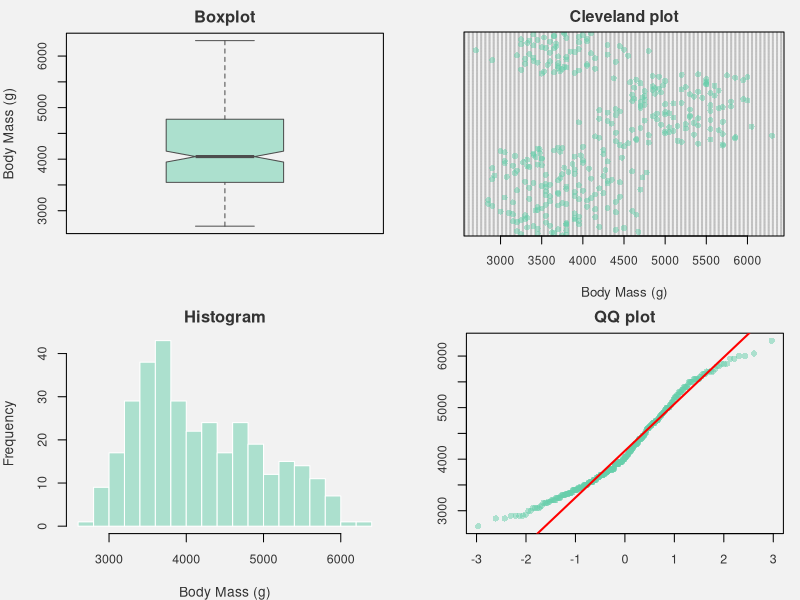
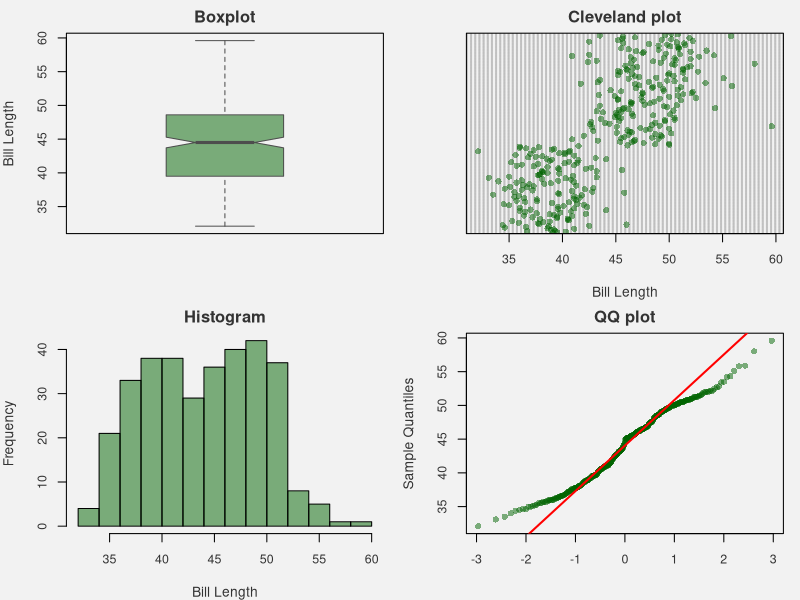
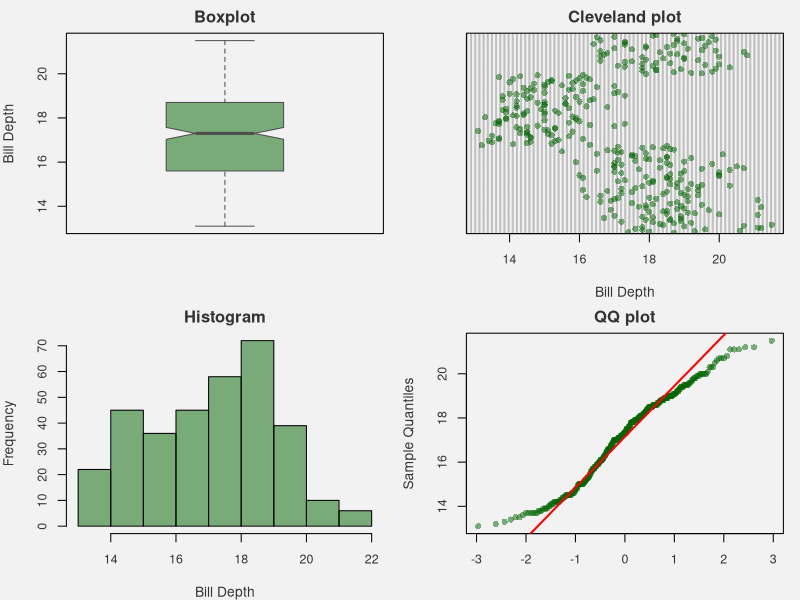
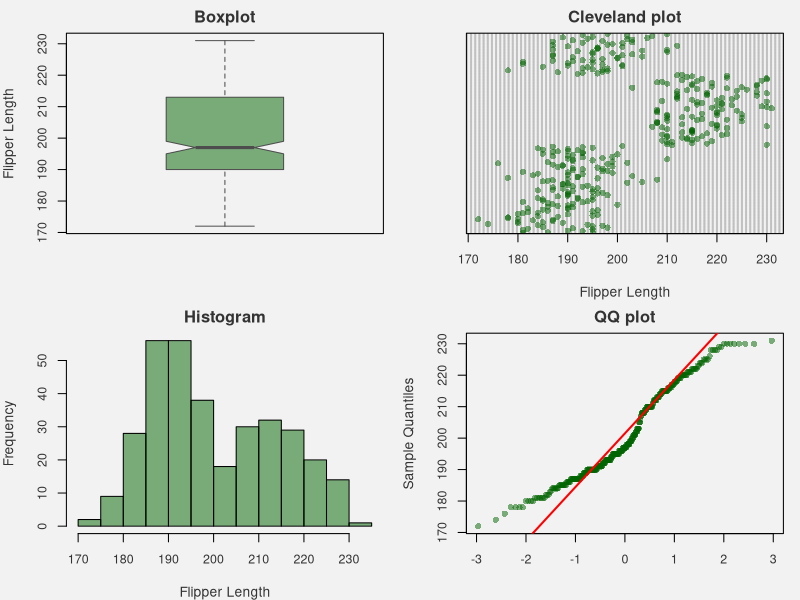
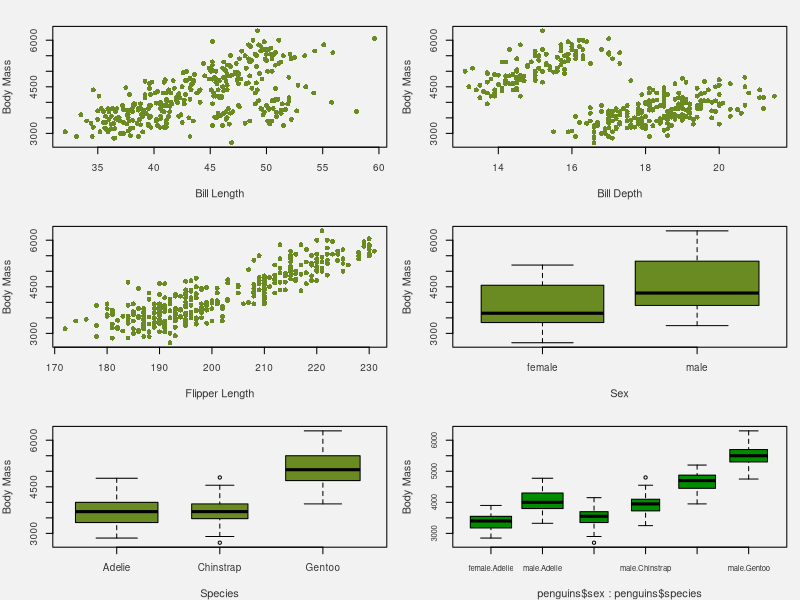
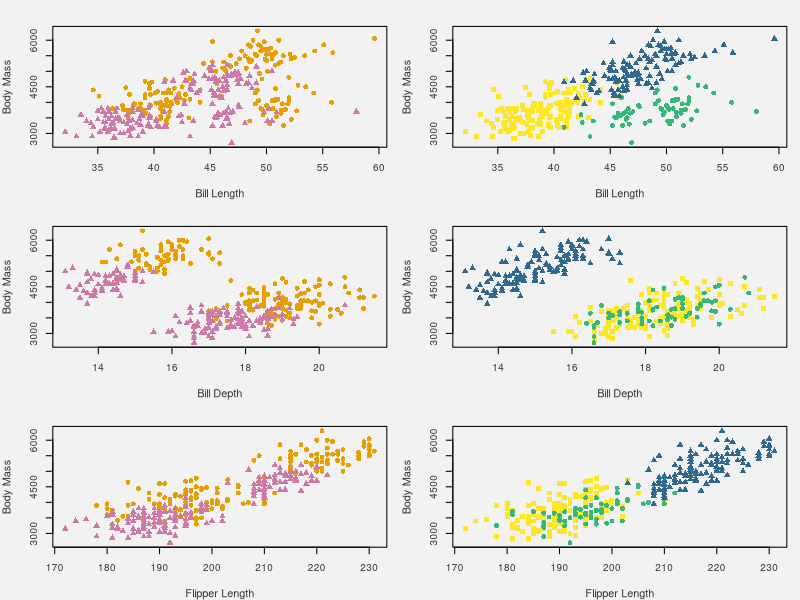
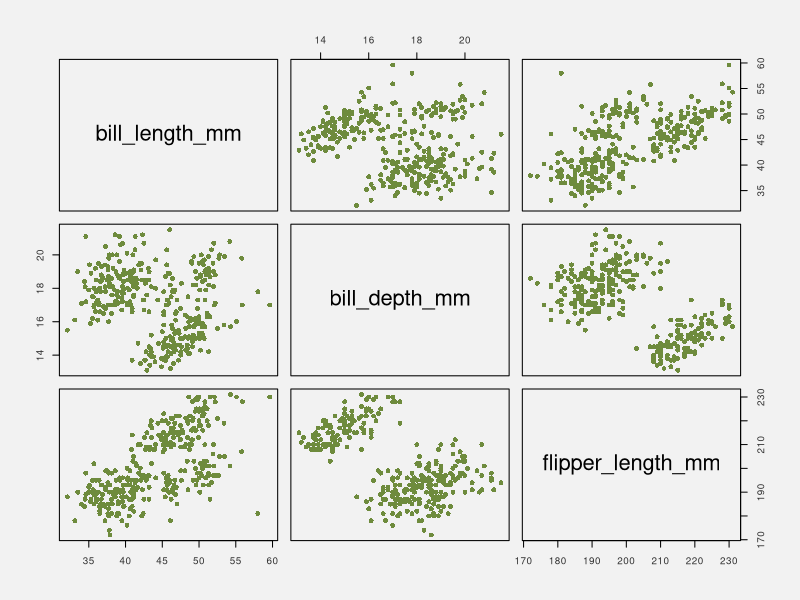
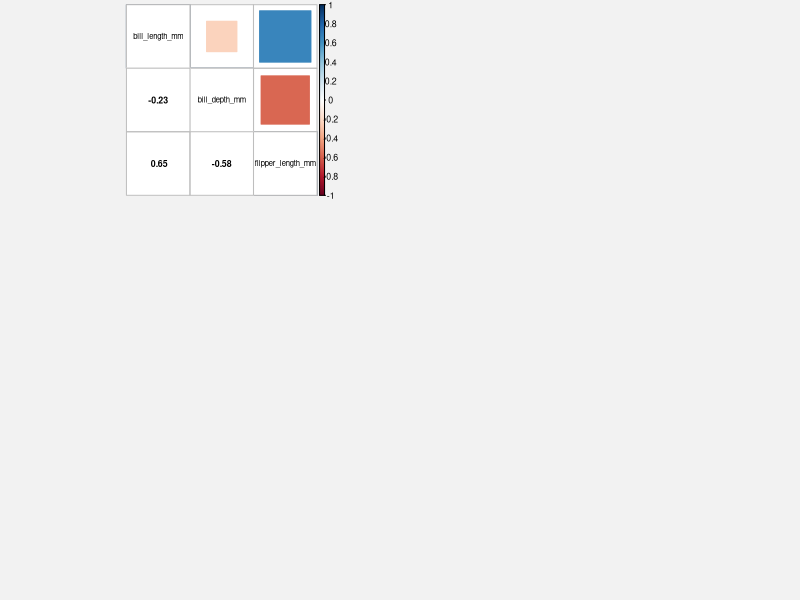

The R source for these figures, in order:
## ---- chunk 1
# Data importation 
library(palmerpenguins) 
data("penguins") 

# Change categorical variables as factor 
penguins$sex<-as.factor(penguins$sex) 
penguins$species<-as.factor(penguins$species)
str(penguins)
## ---- chunk 2
# Check for presence of missing values 
colSums(is.na(penguins))
summary(penguins$sex)
## ---- chunk 3
penguins<-na.omit(penguins)
colSums(is.na(penguins))
## ---- chunk 4
#Don't show the code 
par(mfrow=c(2,2),      
    mar=c(4,4,2,1),           
    bg="gray95",              
    col.axis="gray20",      
    col.lab="gray20",     
    col.main="gray20",     
    cex.axis=0.9,      
    cex.lab=1) 
col_transp <- adjustcolor("aquamarine3", alpha.f=0.5) 
# Boxplot 
boxplot(penguins$body_mass_g,         
        col=col_transp, border="gray30",         
        ylab='Body Mass (g)',         
        main = 'Boxplot',         
        notch=TRUE) 
# Cleveland plot 
dotchart(penguins$body_mass_g,          
         pch=16, col=col_transp,          
         xlab='Body Mass (g)',          
         main = 'Cleveland plot',          
         cex=0.8) 
# Histogram 
hist(penguins$body_mass_g,      
     col=col_transp, 
     border="white",      
     xlab="Body Mass (g)",      
     main = 'Histogram',      
     breaks=20)
# Quantile-Quantile plot 
qqnorm(penguins$body_mass_g, pch=16, col=col_transp, xlab='', ylab='',main="QQ plot") 
qqline(penguins$body_mass_g, col='red', lwd=2)
## ---- chunk 5
#Don't show the code 
par(mfrow=c(2,2),      
    mar=c(4,4,2,1),           
    bg="gray95",              
    col.axis="gray20",      
    col.lab="gray20",      
    col.main="gray20",      
    cex.axis=0.9,      
    cex.lab=1) 
col_transp <- adjustcolor("darkgreen", alpha.f=0.5)  

# Bill lenght  
# Boxplot 
boxplot(penguins$bill_length_mm,         
        col=col_transp, border="gray30",         
        ylab='Bill Length',         
        main = 'Boxplot',         
        notch=TRUE) 
# Cleveland plot 
dotchart(penguins$bill_length_mm,          
         pch=16,          
         col=col_transp,          
         xlab='Bill Length',          
         main = 'Cleveland plot') 
# Histogram 
hist(penguins$bill_length_mm,      
     col=col_transp,      
     xlab="Bill Length",      
     main="Histogram") 
# Quantile-Quantile plot 
qqnorm(penguins$bill_length_mm,        
       pch=16,col=col_transp,xlab='',         
       main = 'QQ plot') 
qqline(penguins$bill_length_mm,col='red',lwd=2)

# Bill depth
# Boxplot 
boxplot(penguins$bill_depth_mm,         
        col=col_transp, border="gray30",         
        ylab='Bill Depth',         
        main = 'Boxplot',         
        notch=TRUE) 
# Cleveland plot 
dotchart(penguins$bill_depth_mm,          
         pch=16,          
         col=col_transp,          
         xlab='Bill Depth',          
         main = 'Cleveland plot') 
# Histogram 
hist(penguins$bill_depth_mm,      
     col=col_transp,     
     xlab="Bill Depth",      
     main="Histogram") 
# Quantile-Quantile plot 
qqnorm(penguins$bill_depth_mm,        
       pch=16,        
       col=col_transp,xlab='',        
       main = 'QQ plot') 
qqline(penguins$bill_depth_mm,col='red',lwd=2)

# Flipper lenght  
# Boxplot 
boxplot(penguins$flipper_length_mm,         
        col=col_transp, border="gray30",         
        ylab='Flipper Length',         
        main = 'Boxplot',         
        notch=TRUE) 
# Cleveland plot 
dotchart(penguins$flipper_length_mm,          
         pch=16,          
         col=col_transp,          
         xlab='Flipper Length',          
         main = 'Cleveland plot') 
# Histogram 
hist(penguins$flipper_length_mm,      
     col=col_transp,      
     xlab="Flipper Length",      
     main="Histogram") 
# Quantile-Quantile plot 
qqnorm(penguins$flipper_length_mm,        
       pch=16,        
       col=col_transp,xlab='',        
       main = 'QQ plot') 
qqline(penguins$flipper_length_mm,col='red',lwd=2)

## ---- chunk 6
summary(penguins$species) 
summary(penguins$sex)
## ---- chunk 7
par(mfrow=c(3,2)) 
# Bill Length 
plot(penguins$body_mass_g~penguins$bill_length_mm,pch=16,col='olivedrab4',xlab='Bill Length',ylab='Body Mass')
# Bill Depth 
plot(penguins$body_mass_g~penguins$bill_depth_mm,pch=16,col='olivedrab4',xlab='Bill Depth',ylab='Body Mass')
# Flipper Length 
plot(penguins$body_mass_g~penguins$flipper_length_mm,pch=16,col='olivedrab4',xlab='Flipper Length',ylab='Body Mass') 
# Sex 
boxplot(penguins$body_mass_g~penguins$sex, varwidth = TRUE, ylab = "Body Mass", xlab = "Sex", col='olivedrab4', main = "") 
# Species 
boxplot(penguins$body_mass_g~penguins$species, varwidth = TRUE, ylab = "Body Mass", xlab = "Species", col='olivedrab4', main = "") 
## ---- chunk 8
table(penguins$species, penguins$sex) 
## ---- chunk 9
boxplot(penguins$body_mass_g~penguins$sex*penguins$species, varwidth = TRUE, ylab = "Body Mass", col='green4', main = "",cex.axis=0.7)
## ---- chunk 10
par(mfrow=c(3,2)) 
# Interactions between Bill Length & Sex 
plot(penguins$body_mass_g~penguins$bill_length_mm,type='n',ylab = "Body Mass",xlab="Bill Length") 
points(penguins$body_mass_g[penguins$sex=="male"]~penguins$bill_length_mm[penguins$sex=="male"],pch=16,col='#E69F00') 
points(penguins$body_mass_g[penguins$sex=="female"]~penguins$bill_length_mm[penguins$sex=="female"],pch=17,col='#CC79A7')  

# Interactions between Bill Length & Species 
plot(penguins$body_mass_g~penguins$bill_length_mm,type='n',ylab = "Body Mass",xlab="Bill Length") 
points(penguins$body_mass_g[penguins$species=="Adelie"]~penguins$bill_length_mm[penguins$species=="Adelie"],pch=15,col='#FDE725') 
points(penguins$body_mass_g[penguins$species=="Chinstrap"]~penguins$bill_length_mm[penguins$species=="Chinstrap"],pch=16,col='#35B779') 
points(penguins$body_mass_g[penguins$species=="Gentoo"]~penguins$bill_length_mm[penguins$species=="Gentoo"],pch=17,col='#31688E')

# Interactions between Bill Depth & Sex 
plot(penguins$body_mass_g~penguins$bill_depth_mm,type='n',ylab = "Body Mass",xlab="Bill Depth")
points(penguins$body_mass_g[penguins$sex=="male"]~penguins$bill_depth_mm[penguins$sex=="male"],pch=16,col='#E69F00') 
points(penguins$body_mass_g[penguins$sex=="female"]~penguins$bill_depth_mm[penguins$sex=="female"],pch=17,col='#CC79A7')  

# Interactions between Bill Depth & Species 
plot(penguins$body_mass_g~penguins$bill_depth_mm,type='n',ylab = "Body Mass",xlab="Bill Depth") 
points(penguins$body_mass_g[penguins$species=="Adelie"]~penguins$bill_depth_mm[penguins$species=="Adelie"],pch=15,col='#FDE725') 
points(penguins$body_mass_g[penguins$species=="Chinstrap"]~penguins$bill_depth_mm[penguins$species=="Chinstrap"],pch=16,col='#35B779') 
points(penguins$body_mass_g[penguins$species=="Gentoo"]~penguins$bill_depth_mm[penguins$species=="Gentoo"],pch=17,col='#31688E')

# Interactions between Flipper Length & Sex 
plot(penguins$body_mass_g~penguins$flipper_length_mm,type='n',ylab = "Body Mass",xlab="Flipper Length") 
points(penguins$body_mass_g[penguins$sex =="male"]~penguins$flipper_length_mm[penguins$sex=="male"],pch=16,col='#E69F00') 
points(penguins$body_mass_g[penguins$sex=="female"]~penguins$flipper_length_mm[penguins$sex=="female"],pch=17,col='#CC79A7')  

# Interactions between Flipper Length & Species 
plot(penguins$body_mass_g~penguins$flipper_length_mm,type='n',ylab = "Body Mass",xlab="Flipper Length") 
points(penguins$body_mass_g[penguins$species=="Adelie"]~penguins$flipper_length_mm[penguins$species=="Adelie"],pch=15,col='#FDE725') 
points(penguins$body_mass_g[penguins$species=="Chinstrap"]~penguins$flipper_length_mm[penguins$species=="Chinstrap"],pch=16,col='#35B779') 
points(penguins$body_mass_g[penguins$species=="Gentoo"]~penguins$flipper_length_mm[penguins$species=="Gentoo"],pch=17,col='#31688E')
## ---- chunk 11
#Import library
library(corrplot)

# Checking collinearity between continuous independent variables
plot(penguins[,3:5],pch=16,col='darkolivegreen4')
M<-cor(penguins[,3:5])
corrplot.mixed(M,upper="square",lower.col="black", tl.col="black",cl.cex = 0.8,tl.cex = 0.7,number.cex =0.8)

# Checking collinearity between categorical and continuous independent variables
par(mfrow=c(2,3))
#Bill Length and Sex
boxplot(penguins$bill_length_mm~penguins$sex, varwidth = TRUE, ylab = "Bill Length", xlab = "Sex", col='grey', main = "")
#Bill Depth and Sex
boxplot(penguins$bill_depth_mm~penguins$sex, varwidth = TRUE, ylab = "Bill Depth", xlab = "Sex", col='grey', main = "")
#Flipper Length and Sex
boxplot(penguins$flipper_length_mm~penguins$sex, varwidth = TRUE, ylab = "Flipper Length", xlab = "Sex", col='grey', main = "")
#Bill Length and Species
boxplot(penguins$bill_length_mm~penguins$species, varwidth = TRUE, ylab = "Bill Length", xlab = "Species", col='grey', main = "")
#Bill Depth and Species
boxplot(penguins$bill_depth_mm~penguins$species, varwidth = TRUE, ylab = "Bill Depth", xlab = "Species", col='grey', main = "")
#Flipper Length and Species
boxplot(penguins$flipper_length_mm~penguins$species, varwidth = TRUE, ylab = "Flipper Length", xlab = "Species", col='grey', main = "")

## ---- chunk 12
mod_penguins<-lm(body_mass_g ~ bill_length_mm
        + bill_depth_mm
        + flipper_length_mm
        + species
        + sex
        + sex : species
        + sex : bill_length_mm
        + sex : bill_depth_mm
        + sex : flipper_length_mm
        + species : bill_length_mm
        + species : bill_depth_mm
        + species : flipper_length_mm
        , data=penguins)

#We check for significance
drop1(mod_penguins,test="F")
## ---- chunk 13
library(MASS)
mod_final <- stepAIC(mod_penguins, direction = "both")
## ---- chunk 14
summary(mod_final)
## ---- chunk 15
summary(mod_final)
